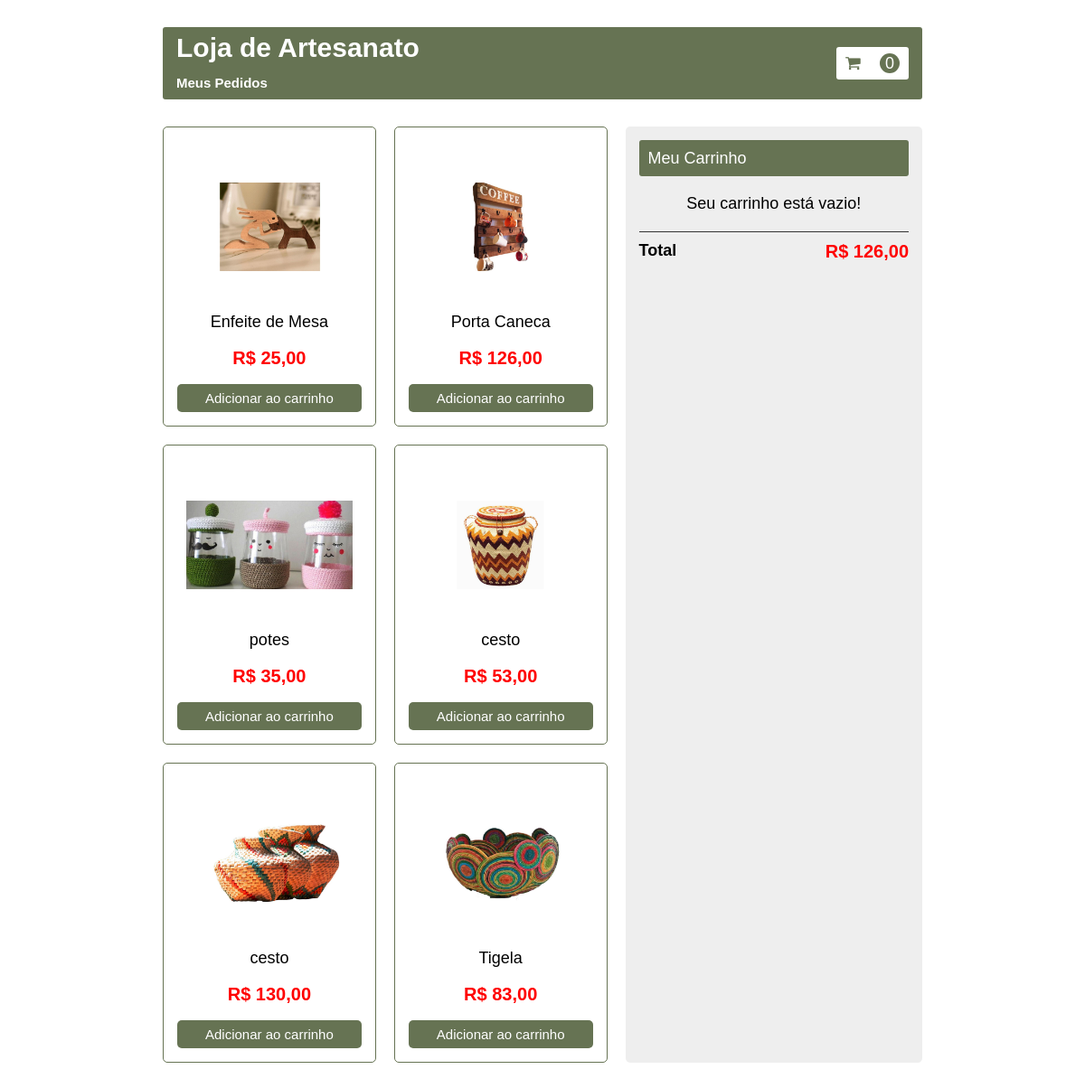
The page / on the database its author committed.
### tables this page shows
CREATE TABLE `produtos` (
  `id` int(11) NOT NULL,
  `capa` varchar(255) NOT NULL,
  `nome` varchar(150) NOT NULL,
  `valor` decimal(10,2) NOT NULL,
  `data` datetime NOT NULL
);

### sheep_core/includes.php (called while the page is built, shortened)
<?php
function sheep_classes($sheepClasses) {
    $sheepDiretorio = ['diretor', 'funcionarios',  'gerentes_operacionais', 'gerentes'];
    $sheepFiscaliza = null;
    foreach ($sheepDiretorio as $sheepNomeDiretorio):
        if (!$sheepFiscaliza && file_exists(__DIR__ . '/' ."{$sheepNomeDiretorio}" . '/' ."{$sheepClasses}.php") && !is_dir(__DIR__  . '/' . "{$sheepNomeDiretorio}" . '/' ."{$sheepClasses}.php")):
            $sheepFiscaliza = true;
        endif;
    endforeach;
}
?>

### sheep_core/gerentes_operacionais/Ler.php (called while the page is built, shortened)
<?php
class Ler extends Conexao{
    private $Seleciona;
    private $Locais;
    private $Resultado;
    private $Ler;
    public function Leitura($BD, $SQL = null, $Adicionais = null)
    {
      if(!empty($Adicionais )):
          $this->Locais = $Adicionais ;
          parse_str($Adicionais , $this->Locais);
      endif;
      $this->Seleciona = "SELECT * FROM {$BD} {$SQL}";
      $this->Execute();
    }
    public function getResultado(){
        return $this->Resultado;
    }
    public function getContaLinhas()
    {
        return $this->Ler->rowCount();
    }
    public function LeituraCompleta($Sql, $Adicionais = null)
    {
        $this->Seleciona = $Sql;
         $this->Execute();
    }
    private function Canectar()
    {
       $this->Canectar = parent::getCanectar();
       $this->Ler = $this->Canectar->prepare($this->Seleciona);
       $this->Ler->setFetchMode(PDO::FETCH_ASSOC);
    }
    private function getSheep()
    {
        if($this->Locais):
            foreach ($this->Locais as $sheep => $ms):
                $this->Ler->bindValue(":{$sheep}", $ms, ( is_int($ms) ? PDO::PARAM_INT : PDO::PARAM_STR ) );
            endforeach;
        endif;
    }
    private function Execute()
    {
        $this->Canectar();
        try {
            $this->Ler->execute();
            $this->Resultado = $this->Ler->fetchAll();
        } catch (Exception $ms) {
            $this->Resultado = null;
            print "<b>Erro ao ler: {$ms->getMessage()}</b> ";
        }
    }
}

### sheep_core/diretor/Conexao.php (called while the page is built)
<?php
class Conexao{
    private static $sheepHost = SHEEP_HOST;
    private static $sheepUsuario = SHEEP_USER;
    private static $sheepSenha = SHEEP_SENHA;
    private static $sheepDb = SHEEP_BD;
    private static $Canectar = null;
    private static function Conectar() {
        try {
            if (self::$Canectar == null):
                $dsn = 'mysql:host=' . self::$sheepHost . ';dbname=' . self::$sheepDb;
                $op = [ PDO::MYSQL_ATTR_INIT_COMMAND => 'SET NAMES UTF8'];
                self::$Canectar = new PDO($dsn, self::$sheepUsuario, self::$sheepSenha, $op);
            endif;
        } catch (PDOException $e) {
            echo $e->getMessage();
            die;
        }
        self::$Canectar->setAttribute(PDO::ATTR_ERRMODE, PDO::ERRMODE_EXCEPTION);
        return self::$Canectar;
    }
    public static function getCanectar() {
        return self::Conectar();
    }
}

### index.php (the view, shortened to what this page needs)
<?php
$ip = $_SERVER['REMOTE_ADDR'];
?>
<!DOCTYPE html>
<html lang="pt-br">
<head>
    <link rel="stylesheet" href="assets/css/style.css">
    <link rel="stylesheet" href="https://cdnjs.cloudflare.com/ajax/libs/font-awesome/4.7.0/css/font-awesome.min.css">
</head>
<body>
<?php
$cart = new Ler();
$cart->Leitura('carrinho', "WHERE ip = :ip", "ip={$ip}");
?>
    <div class="header">
        <p class="logo">Loja de Artesanato <br>
         <small > <a href="ver_pedido.php" style="font-size:15px!important; color:#fff; text-decoration:none;">Meus Pedidos</a></small>
    </p>
        <div class="cart"><i class="fa fa-shopping-cart"></i>
            <p><?=$cart->getContaLinhas() > 0 ? $cart->getContaLinhas() : 0?></p>
        </div>
    </div>
    <div class="container">
        <div class="linha-produtos">
            <?php
            $ler = new Ler();
            $ler->Leitura('produtos', "ORDER BY data DESC");
            if ($ler->getResultado()) {
                foreach ($ler->getResultado() as $produto) {
                    $produto = (object) $produto;
            ?>
                    <form action="filtros/criar.php" method="post">
                        <div class="corpoProduto">
                            <div class="imgProduto">
                                <img src="<?=HOME?>/uploads/<?=$produto->capa?>" alt="<?=$produto->nome?>" class="produtoMiniatura" />
                            </div>
                            <div class="titulo">
                                <p><?=$produto->nome?></p>
                                <h2>R$ <?=number_format($produto->valor, 2,',','.')?></h2>
                                <button type="submit" class="button" name="addcarrinho">Adicionar ao carrinho</button>
                            </div>
                        </div>
                    </form>
            <?php
                }
            }
            ?>
        </div>
        <div class="barraLateral">
            <div class="topoCarrinho">
                <p>Meu Carrinho</p>
            </div>
              <?php
                if($cart->getContaLinhas() > 0){
                foreach($cart->getResultado() as $carts){
                    $ler = new Ler();
                    $ler->Leitura('produtos', "WHERE id = :id ORDER BY data DESC", "id={$carts['id_produto']}");
                    if($ler->getResultado()) {
                        foreach ($ler->getResultado() as $produto) {
                            $produto = (object) $produto;
                  ?>
            <div class="item-carrinho">
                <div class="linha-da-imagem">
                    <img src="<?=HOME?>/uploads/<?=$produto->capa?>" alt="<?=$produto->nome?>" class="img-carrinho">
                </div>
                <p style="font-size:12px;"><?=$produto->nome?></p>
                <h2 style="font-size:14px;">R$ <?=$produto->valor?></h2>
                <form action="filtros/excluir.php" method="post">
                    <input type="hidden" name="id_produto" value="<?=$produto->id?>">
                    <button type="submit" style="border:none; background:none;"> <i class="fa fa-trash-o"></i> </button>
                </form>
            </div>
            <?php
                        }
                    }
              }
            }else{
            ?>
              <div class="item-carrinho-vazio">Seu carrinho está vazio!</div>
              <?php
            }
            ?>
            <?php
            $totalCarrinho = new Ler();
            $totalCarrinho->LeituraCompleta("SELECT SUM(valor) as total FROM carrinho");
            if($totalCarrinho->getResultado()){
              $totalCompras = number_format($totalCarrinho->getResultado()[0]['total'], 2,',','.');
            }else{
              $totalCompras = 0;
            }
            ?>
            <div class="rodape">
                <h3>Total</h3>
                <h2>R$ <?=$totalCompras?></h2>
            </div>
           <br>
        </div>
    </div>
</body>
</html>

### assets/css/style.css (style rules this page uses)
* { margin:0; padding: 0; box-sizing: border-box; font-family: 'poppins', sans-serif; font-size:18px; }
body { display: flex; align-items: center; justify-content: center; flex-direction: column; }
.header { width: 70%; height: 80px; background-color: #667353; display: flex; margin: 30px 0; padding: 15px; border-radius: 3px; justify-content: space-between; align-items: center; }
.header .logo { font-size:30px; font-weight: bold; color:#fff; }
.cart { width: 80px; display: flex; background-color: #fff; justify-content: space-between; border-radius: 3px; align-items: center; padding: 7px 10px; }
.fa-shopping-cart { color: #667353; }
.cart p { width: 22px; height: 22px; display: flex; justify-content: center; align-items: center; border-radius: 22px; background-color: #667353; color:#fff; }
.container { display: flex; width: 70%; margin-bottom: 30px; }
.linha-produtos { display: grid; width: 60%; grid-template-columns: repeat(2, 1fr); grid-gap: 20px; }
.corpoProduto { display: flex; align-items: center; justify-content: space-between; flex-direction: column; padding: 15px; border: 1px solid #667353; border-radius: 5px; }
.imgProduto { width: 100%; height: 190px; display: flex; justify-content: center; align-items: center; }
.produtoMiniatura { max-width: 90%; max-height: 90%; object-fit: cover; object-position: center; }
.titulo { display: flex; width: 100%; height: 110px; align-items: center; justify-content: space-between; text-align: center; flex-direction: column; }
h2 { font-size: 20px; color:red; }
.button { background-color: #667353; width: 100%; border:none; border-radius:5px; position: relative; padding: 7px 25px; color:#fff; font-size:15px; cursor:pointer; }
.barraLateral { width: 40%; border-radius: 5px; background-color: #eee; margin-left: 20px; padding: 15px; text-align: center; }
.topoCarrinho { background-color: #667353; display: flex; align-items: center; height: 40px; border-radius: 3px; padding: 10px; margin-bottom: 20px; color:#fff; }
.rodape { display: flex; justify-content: space-between; margin:20px 0; padding: 10px 0; border-top:1px solid #333; }

### rows shown on the page
produtos: capa (picture), nome "Enfeite de Mesa", valor "25,00"
produtos: capa (picture), nome "Porta Caneca", valor "126,00"
produtos: capa (picture), nome "potes", valor "35,00"
produtos: capa (picture), nome "cesto", valor "53,00"
produtos: capa (picture), nome "cesto", valor "130,00"
produtos: capa (picture), nome "Tigela", valor "83,00"

### other values the page prints
$totalCompras "126,00"
